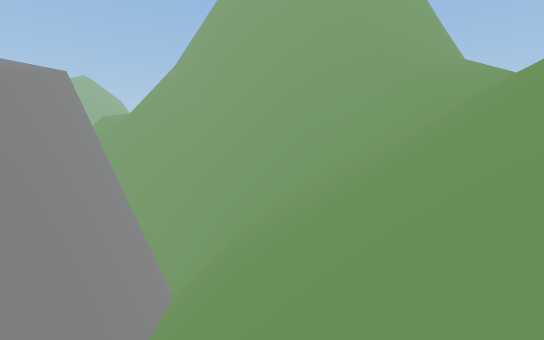
view 1 (above)

16 first-person views from a walk through a Unity game level. The camera is 1.5 m above the floor, tilts 2° down and sees 85° across. The floor is counted in squares, 2 m on a side. Each view is taken from the middle of a square. On the plan, view 1 faces up. The plan holds only what a view shows up to about 10 squares ahead; the rest is blank. The place goes on beyond the plan. The player is left out. Some surface patterns are stand-ins.

view 2
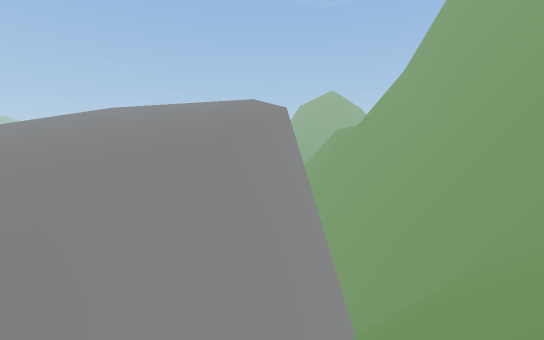

view 3
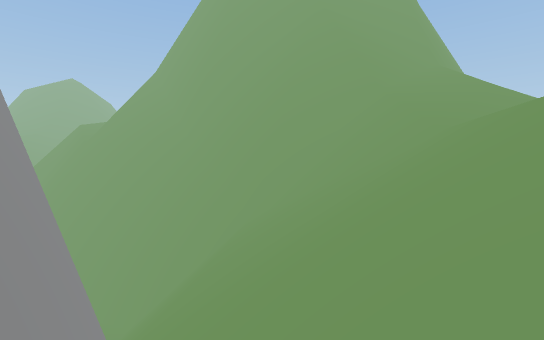

view 4
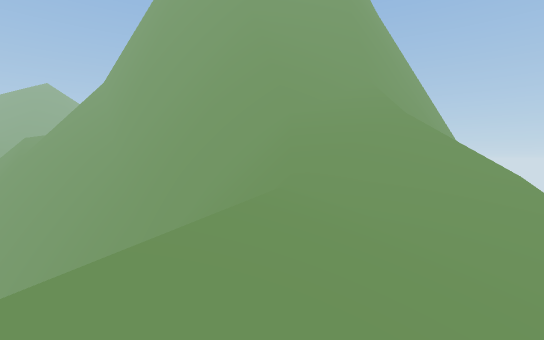

view 5
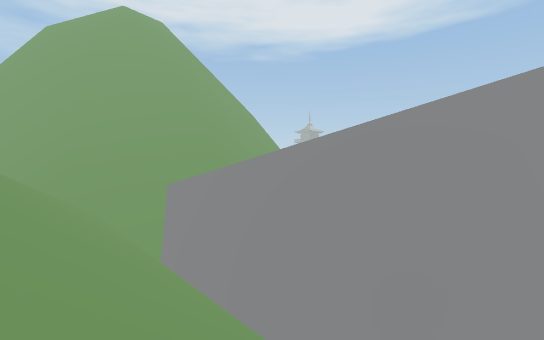

view 6
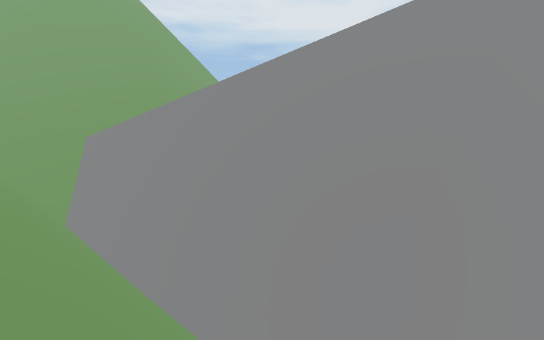

view 7
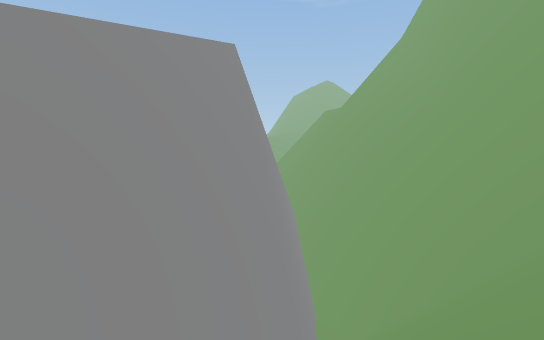

view 8
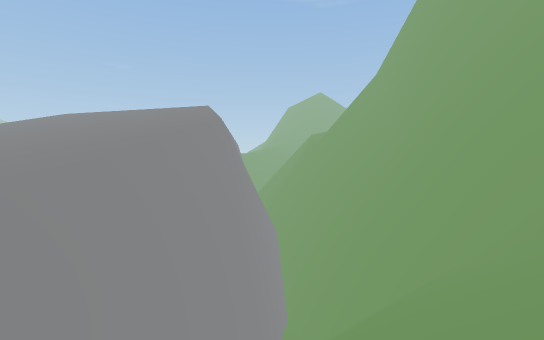

view 9
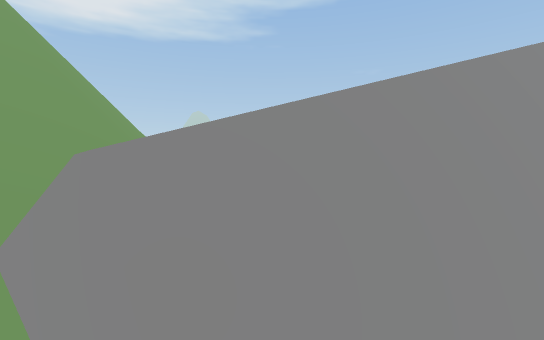

view 10
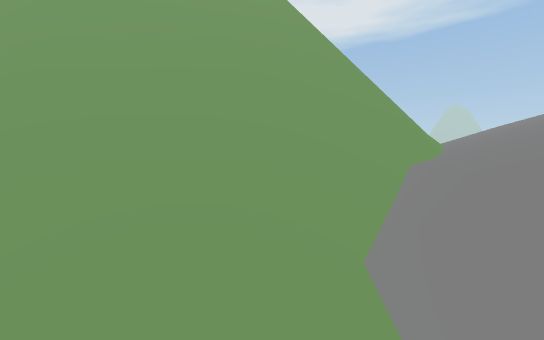

view 11
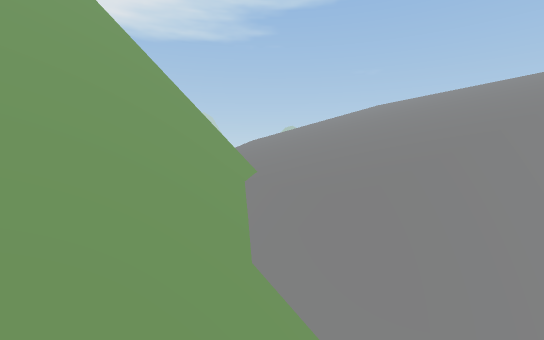

view 12
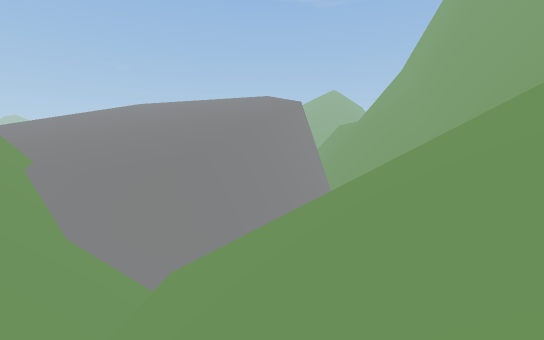

view 13
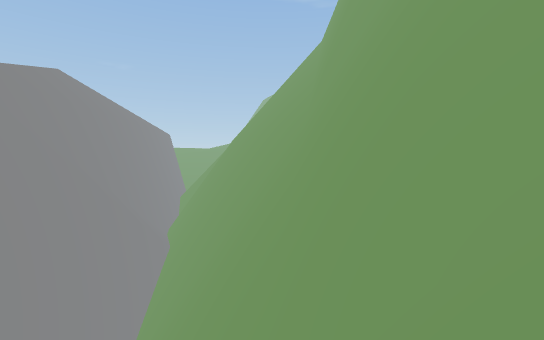

view 14
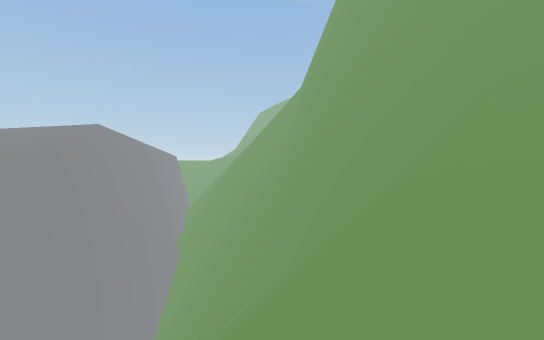

view 15
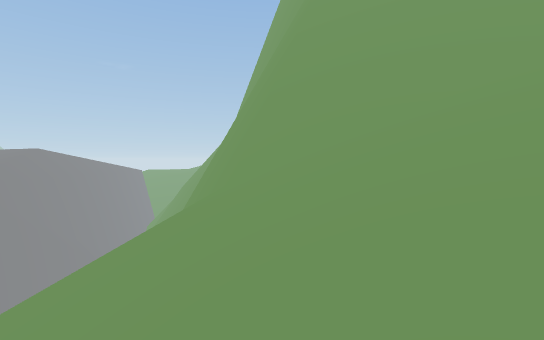

view 16
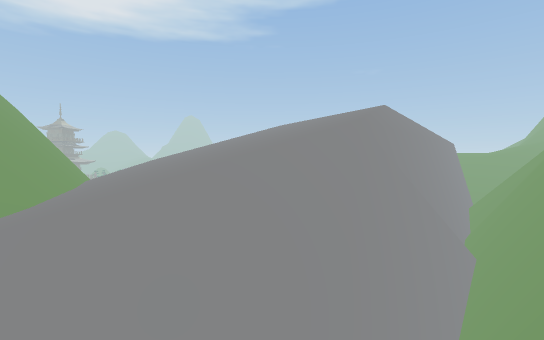

### Floor plan
Key: @ floor where view 1 was taken; # wall or solid block; . main floor; : floor 0.75 m higher than the main floor; / step, stairs or slope; = window, fence, low wall or low ledge; ^ raised ledge; v drop or lower ground.
Columns run from 12 left of view 1 to 7 right of it. Each row starts with its distance up from view 1.
 15      v
 14      v
 13     vv            ^#
 12   vvvv##        ^^#/
 11   vvvv###########///
 10    /vv #////////////
  9    ///v #///////////
  8    ////v##//////////
  7    ////vv#//////////
  6    /////v#///////...
  5   //////v##/////:/..
  4  ////////v#////////
  3  ////////v#///////
  2  /////////#//// /
  1   /////////////
  0 /////////=//@//
 -1 //////###//// /
 -2     #####////
 -3         ##//v
 -4          ^#/v=
 -5           ^##
 -6            ^#

Positions as (right, up) in squares from view 1, and headings:
1: (0, 0), facing up
2: (1, 1), facing up-left
3: (1, 1), facing up
4: (4, 2), facing up
5: (2, 9), facing down-left
6: (0, 9), facing down-left
7: (0, 4), facing up-left
8: (2, 3), facing up-left
9: (0, 2), facing left
10: (0, 1), facing down-left
11: (1, 0), facing left
12: (2, -1), facing up-left
13: (2, 9), facing up-left
14: (5, 7), facing up-left
15: (7, 9), facing up-left
16: (3, 6), facing left
